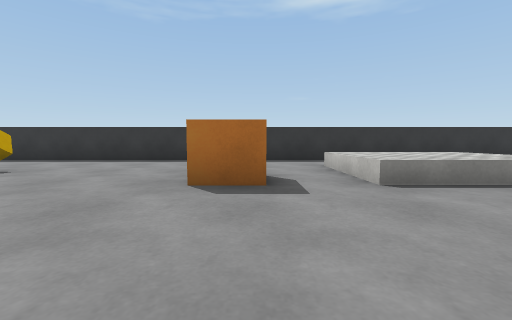
view 1 (above)

16 first-person views from a walk through a scene from a Unity 3-D project. The camera is 0.55 m above the floor, tilts 4° down and sees 90° across. The floor is counted in squares, 1 m on a side. Each view is taken from the middle of a square. On the plan, view 1 faces up. The plan holds only what a view shows up to about 9 squares ahead; the rest is blank. The place goes on beyond the plan. The player is left out. Surface patterns are stand-ins for the level's own textures.

view 2
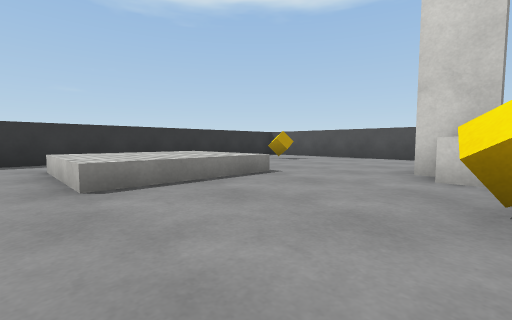

view 3
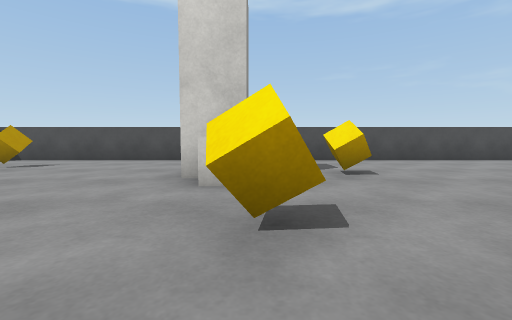

view 4
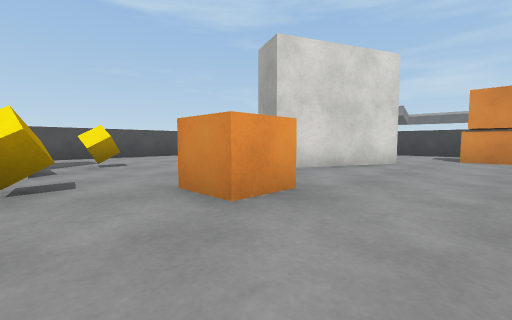

view 5
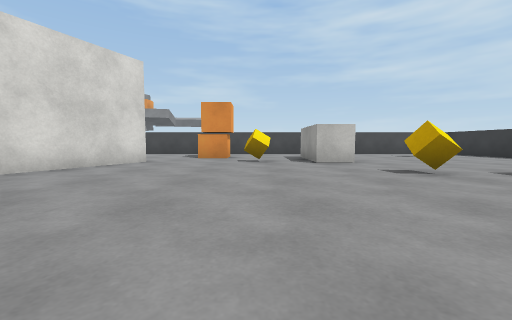

view 6
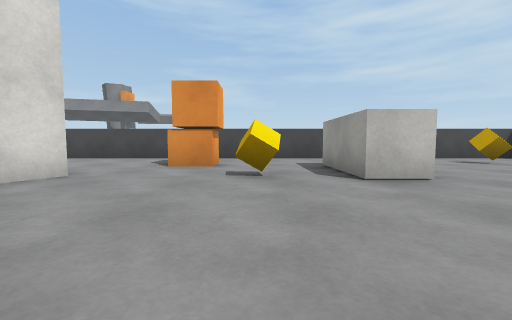

view 7
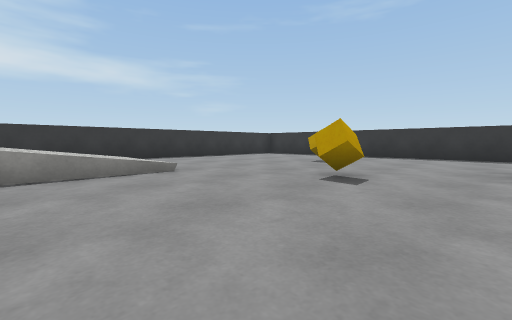

view 8
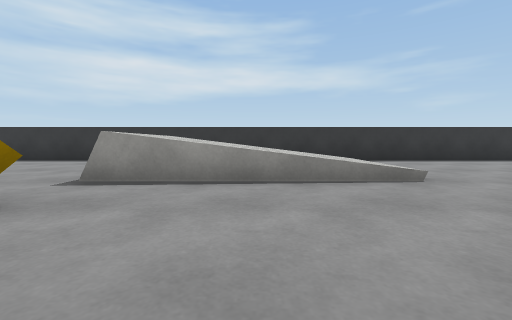

view 9
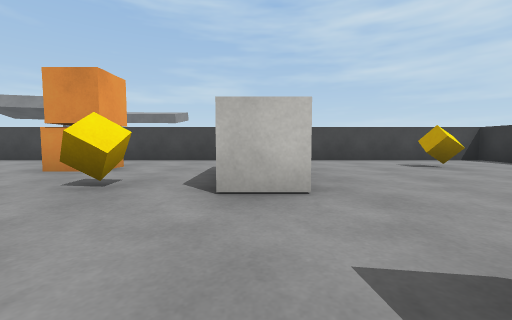

view 10
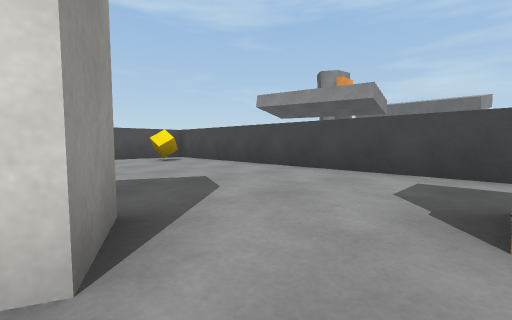

view 11
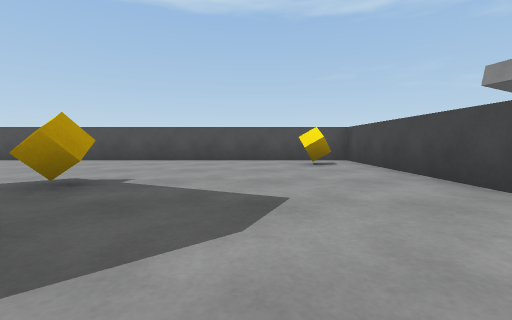

view 12
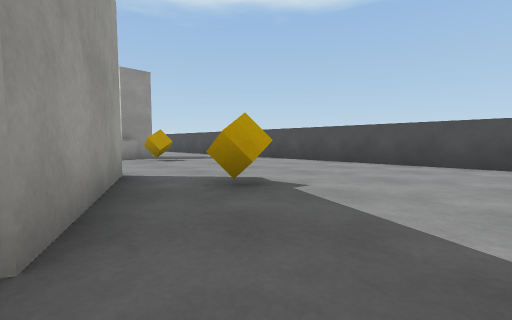

view 13
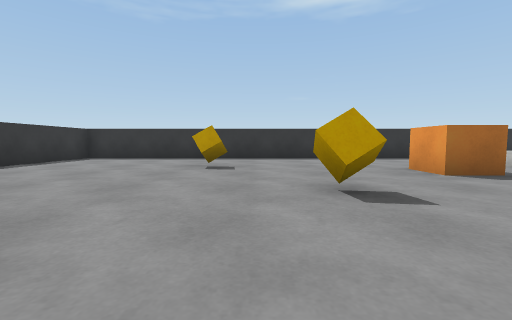

view 14
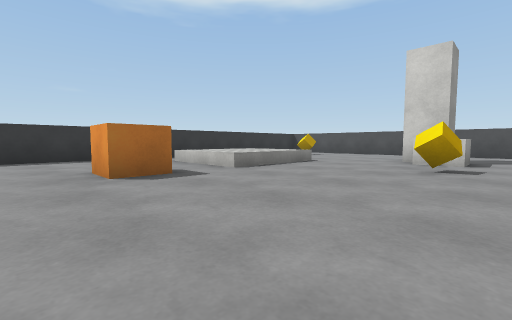

view 15
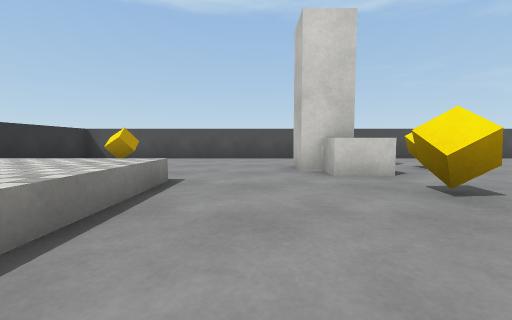

view 16
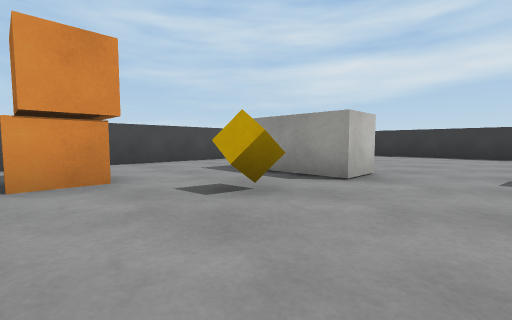

### Floor plan
Key: @ floor where view 1 was taken; # wall or solid block; . main floor; : floor 0.55 m higher than the main floor; / step, stairs or slope; = window, fence, low wall or low ledge; ^ raised ledge; C orange cube; B block; O other object.
Columns run from 10 left of view 1 to 10 right of it. Each row starts with its distance up from view 1.
  8 #####################
  7 #............      .#
  6 #...........^^^   ..#
  5 #....O......^^^. .O.#
  4 #........CC.^^^.....#
  3 #.........C.........#
  2 #......O............#
  1 #...............#...#
  0 # ///.....@...OOO...#
 -1 # ///...............#
 -2 # ///.......CC..O...#
 -3 # :::........  .....#
 -4 # ===.O....... .....#
 -5 #............##.....#
 -6 #............##.....#
 -7 #......B.O...#.O....#
 -8 #......B............#
 -9 #......B..CC........#
-10 #..O..............O.#
-11 #...................#
-12 #####################

Where each view was taken, in squares from view 1:
view 1: 0 up, 0 right, facing up
view 2: 0 up, 1 right, facing up-right
view 3: 0 up, 2 right, facing right
view 4: 0 up, 0 right, facing down-right
view 5: 0 up, 1 left, facing down
view 6: 3 down, 1 left, facing down
view 7: 2 down, 1 left, facing up-left
view 8: 2 down, 2 left, facing left
view 9: 4 down, 3 left, facing down
view 10: 7 down, 1 right, facing down-right
view 11: 9 down, 2 right, facing right
view 12: 9 down, 3 right, facing up-right
view 13: 1 down, 4 left, facing up
view 14: 1 down, 2 left, facing up-right
view 15: 2 up, 1 right, facing right
view 16: 5 down, 1 right, facing down-left
